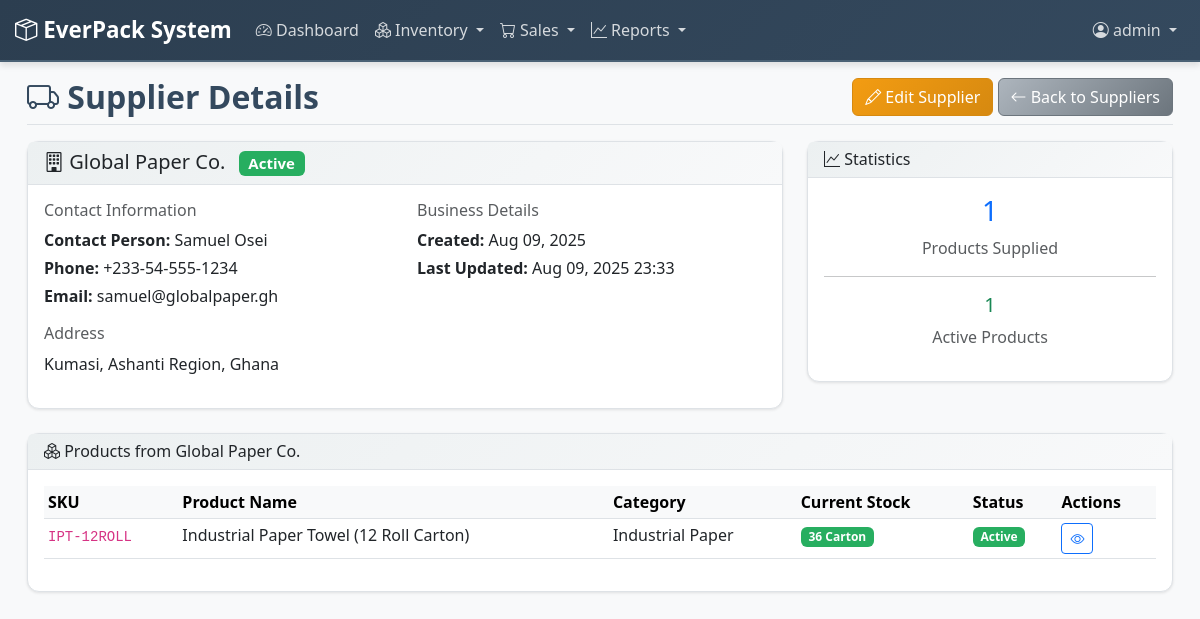
/inventory/suppliers/3/ (signed in), run on an earlier commit of the app's database.
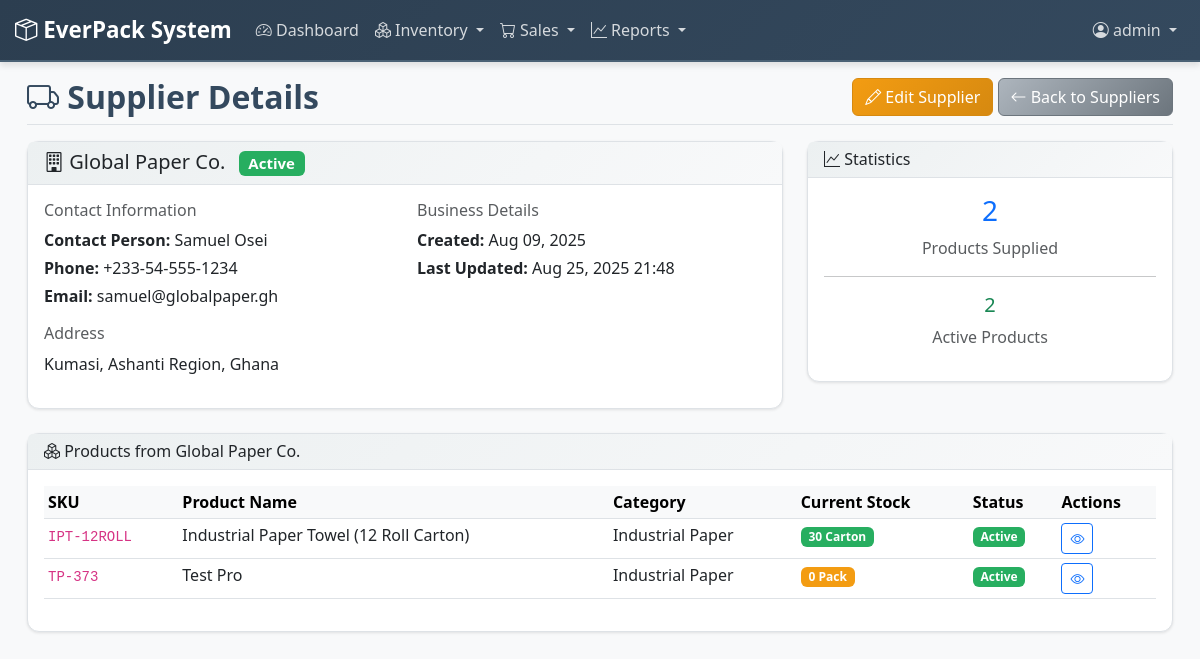
And on a later commit of the database.
### inventory/models.py (models this page shows, shortened)
class Supplier(models.Model):
    name = models.CharField(max_length=200)
    contact_person = models.CharField(max_length=100)
    phone = models.CharField(max_length=20)
    email = models.EmailField(blank=True, null=True)
    address = models.TextField()
    created_at = models.DateTimeField(auto_now_add=True)
    updated_at = models.DateTimeField(auto_now=True)
    is_active = models.BooleanField(default=True)
    class Meta:
        ordering = ['name']

class Product(models.Model):
    UNIT_CHOICES = [
        ('PACK', 'Pack'),
        ('CARTON', 'Carton'),
        ('PIECE', 'Piece'),
        ('ROLL', 'Roll'),
    ]
    name = models.CharField(max_length=200)
    description = models.TextField(blank=True)
    category = models.ForeignKey(Category, on_delete=models.CASCADE, related_name='products')
    sku = models.CharField(max_length=50, unique=True, help_text="Stock Keeping Unit")
    barcode = models.CharField(max_length=100, blank=True, null=True)
    unit = models.CharField(max_length=10, choices=UNIT_CHOICES, default='PACK')
    cost_price = models.DecimalField(max_digits=10, decimal_places=2)
    selling_price = models.DecimalField(max_digits=10, decimal_places=2)
    minimum_stock_level = models.PositiveIntegerField(default=10)
    supplier = models.ForeignKey(Supplier, on_delete=models.CASCADE, related_name='products')
    created_at = models.DateTimeField(auto_now_add=True)
    updated_at = models.DateTimeField(auto_now=True)
    is_active = models.BooleanField(default=True)
    @property
    def current_stock(self):
        stock_in = self.stock_movements.filter(movement_type='IN').aggregate(
            total=models.Sum('quantity'))['total'] or 0
        stock_out = self.stock_movements.filter(movement_type='OUT').aggregate(
            total=models.Sum('quantity'))['total'] or 0
        return stock_in - stock_out
    @property
    def is_low_stock(self):
        return self.current_stock <= self.minimum_stock_level
    class Meta:
        ordering = ['name']

class Category(models.Model):
    name = models.CharField(max_length=100, unique=True)
    description = models.TextField(blank=True)
    created_at = models.DateTimeField(auto_now_add=True)
    class Meta:
        ordering = ['name']
        verbose_name_plural = 'Categories'

### inventory/views.py (the view)
# urls.py: path('suppliers/<int:pk>/', views.SupplierDetailView.as_view(), name='supplier_detail'),
class SupplierDetailView(LoginRequiredMixin, DetailView):
    model = Supplier
    template_name = 'inventory/supplier_detail.html'
    context_object_name = 'supplier'
    def get_context_data(self, **kwargs):
        context = super().get_context_data(**kwargs)
        context['active_products_count'] = self.object.products.filter(is_active=True).count()
        return context

### accounts/templatetags/role_tags.py (called while the page is built, shortened)
@register.filter
def get_user_role(user):
    if not user or not user.is_authenticated:
        return None
    if user.is_superuser:
        return 'admin'

@register.simple_tag
def can_access_app(user, app_name):
    role = get_user_role(user)
    role_permissions = {
        'admin': ['dashboard', 'inventory', 'sales', 'reports', 'accounts'],
        'manager': ['dashboard', 'inventory', 'sales', 'reports', 'accounts'],
        'sales_rep': ['dashboard', 'inventory', 'sales']
    }
    if not role or role not in role_permissions:
        return False
    return app_name in role_permissions[role]

@register.simple_tag
def can_perform_action(user, action):
    role = get_user_role(user)
    role_actions = {
        'admin': ['view', 'add', 'change', 'delete'],
        'manager': ['view', 'add', 'change'],
        'sales_rep': ['view', 'add', 'change']
    }
    if not role or role not in role_actions:
        return False
    return action in role_actions[role]

### templates/inventory/supplier_detail.html (shortened to what the changed rows need)
{% extends 'base.html' %}
{% block page_title %}
    <i class="bi bi-truck"></i> Supplier Details
{% endblock %}
{% block content %}
<div class="row">
    <div class="col-md-8">
        <div class="card">
            <div class="card-header">
                <h5 class="card-title mb-0">
                    <i class="bi bi-building"></i> {{ supplier.name }}
                    {% if supplier.is_active %}
                        <span class="badge bg-success ms-2">Active</span>
                    {% else %}
                        <span class="badge bg-secondary ms-2">Inactive</span>
                    {% endif %}
                </h5>
            </div>
            <div class="card-body">
                <div class="row">
                    <div class="col-md-6">
                        <h6 class="text-muted">Contact Information</h6>
                        <p class="mb-1">
                            <strong>Contact Person:</strong> {{ supplier.contact_person }}
                        </p>
                        <p class="mb-1">
                            <strong>Phone:</strong> {{ supplier.phone }}
                        </p>
                        <p class="mb-3">
                            <strong>Email:</strong> {{ supplier.email|default:"Not provided" }}
                        </p>
                    </div>
                    <div class="col-md-6">
                        <h6 class="text-muted">Business Details</h6>
                        <p class="mb-1">
                            <strong>Created:</strong> {{ supplier.created_at|date:"M d, Y" }}
                        </p>
                        <p class="mb-1">
                            <strong>Last Updated:</strong> {{ supplier.updated_at|date:"M d, Y H:i" }}
                        </p>
                    </div>
                </div>
                <h6 class="text-muted">Address</h6>
                <p class="mb-3">{{ supplier.address }}</p>
            </div>
        </div>
    </div>
    <div class="col-md-4">
        <div class="card">
            <div class="card-body">
                <div class="text-center">
                    <h3 class="text-primary">{{ supplier.products.count }}</h3>
                    <p class="text-muted">Products Supplied</p>
                </div>
                <div class="text-center">
                    <h5 class="text-success">{{ active_products_count }}</h5>
                    <p class="text-muted">Active Products</p>
                </div>
            </div>
        </div>
    </div>
</div>
{% if supplier.products.exists %}
<div class="card mt-4">
    <div class="card-header">
        <h6 class="card-title mb-0">
            <i class="bi bi-boxes"></i> Products from {{ supplier.name }}
        </h6>
    </div>
    <div class="card-body">
        <div class="table-responsive">
            <table class="table table-sm">
                <thead class="table-light">
                    <tr>
                        <th>SKU</th>
                        <th>Product Name</th>
                        <th>Category</th>
                        <th>Current Stock</th>
                        <th>Status</th>
                        <th>Actions</th>
                    </tr>
                </thead>
                <tbody>
                    {% for product in supplier.products.all %}
                    <tr>
                        <td><code>{{ product.sku }}</code></td>
                        <td>{{ product.name }}</td>
                        <td>{{ product.category.name }}</td>
                        <td>
                            <span class="badge {% if product.is_low_stock %}bg-warning{% elif product.current_stock == 0 %}bg-danger{% else %}bg-success{% endif %}">
                                {{ product.current_stock }} {{ product.get_unit_display }}
                            </span>
                        </td>
                        <td>
                            {% if product.is_active %}
                                <span class="badge bg-success">Active</span>
                            {% else %}
                                <span class="badge bg-secondary">Inactive</span>
                            {% endif %}
                        </td>
                        <td>
                            <a href="{% url 'inventory:product_detail' product.pk %}" class="btn btn-outline-primary btn-sm" title="View Product">
                                <i class="bi bi-eye"></i>
                            </a>
                        </td>
                    </tr>
                    {% endfor %}
                </tbody>
            </table>
        </div>
    </div>
</div>
{% endif %}
{% endblock %}

What changed in the data, as far as the page shows it:
changed Supplier "Global Paper Co.": updated_at "Aug 09, 2025 23:33" → "Aug 25, 2025 21:48"; products.count "1" → "2"
computed for Product "Industrial Paper Towel (12 Roll Carton)": current_stock "36" → "30"
added Product: sku "TP-373", name "Test Pro", category.name "Industrial Paper", current_stock "0", unit "Pack", is_active "Active", minimum_stock_level 10 (drawn)
Also different on the page:
{{ active_products_count }}: "1" → "2"
